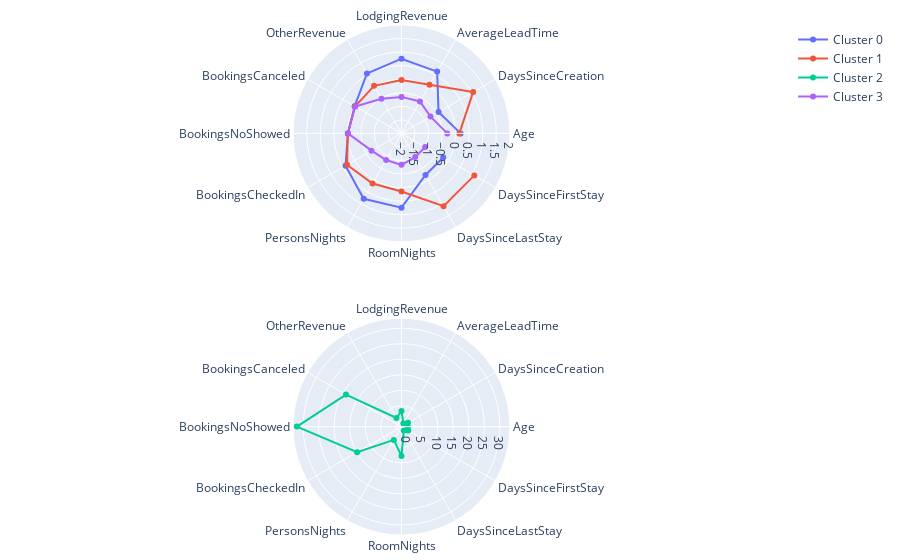

Notebook source saved alongside this figure:
### Markdown cell above
The following code will build to radar charts - one for clusters 0, 1, 3 and the other for cluster 2. I've decided to build separate chart for cluster 2 because this cluster has anomaly big values and due to that chart lines for clusters 0, 1, 3 will be too small to detect any patterns if we will use one common radar chart for all clusters.

### Code cell
from plotly.subplots import make_subplots
import plotly.graph_objects as go

categories = numerical[:-1]

fig = make_subplots(rows=2, cols=1, specs=[[{'type': 'polar'}],
                                           [{'type': 'polar'}]])

fig.add_trace(go.Scatterpolar(
    r=means[categories].loc[0].values,
    theta=categories,
    name='Cluster 0'),
    row=1, col=1)

fig.add_trace(go.Scatterpolar(
    r=means[categories].loc[1].values,
    theta=categories,
    name='Cluster 1'),
    row=1, col=1)

fig.add_trace(go.Scatterpolar(
    r=means[categories].loc[2].values,
    theta=categories,
    name='Cluster 2'),
    row=2, col=1)

fig.add_trace(go.Scatterpolar(
    r=means[categories].loc[3].values,
    theta=categories,
    name='Cluster 3'),
    row=1, col=1)

fig.update_layout(margin=dict(l=25, r=25, t=25, b=25),
  polar=dict(
    radialaxis=dict(
      visible=True,
      range=[-2, 2]
    )),
  showlegend=True
)

fig.show()

### Figure 1 — Plotly figure (JSON) as saved in the notebook; plotly's stock layout.template omitted (floating-point values rounded to 4 significant figures)
{"data": [{"name": "Cluster 0", "r": [0.1828, -0.4206, 0.6317, 0.7562, 0.5514, -0.0023, -0.02146, 0.3848, 0.7902, 0.7415, -0.2267, -0.2228], "subplot": "polar", "theta": ["Age", "DaysSinceCreation", "AverageLeadTime", "LodgingRevenue", "OtherRevenue", "BookingsCanceled", "BookingsNoShowed", "BookingsCheckedIn", "PersonsNights", "RoomNights", "DaysSinceLastStay", "DaysSinceFirstStay"], "type": "scatterpolar"}, {"name": "Cluster 1", "r": [0.134, 1.054, 0.06837, -0.02845, 0.02523, -0.0125, -0.02146, 0.3219, 0.1398, 0.1459, 1.103, 1.101], "subplot": "polar", "theta": ["Age", "DaysSinceCreation", "AverageLeadTime", "LodgingRevenue", "OtherRevenue", "BookingsCanceled", "BookingsNoShowed", "BookingsCheckedIn", "PersonsNights", "RoomNights", "DaysSinceLastStay", "DaysSinceFirstStay"], "type": "scatterpolar"}, {"name": "Cluster 2", "r": [0.315, 0.7177, -0.5012, 3.301, 1.533, 18.96, 32.01, 14.8, 3.228, 7.755, -0.2322, 0.8227], "subplot": "polar2", "theta": ["Age", "DaysSinceCreation", "AverageLeadTime", "LodgingRevenue", "OtherRevenue", "BookingsCanceled", "BookingsNoShowed", "BookingsCheckedIn", "PersonsNights", "RoomNights", "DaysSinceLastStay", "DaysSinceFirstStay"], "type": "scatterpolar"}, {"name": "Cluster 3", "r": [-0.3094, -0.7631, -0.6393, -0.6539, -0.5248, -0.02227, -0.02146, -0.7224, -0.866, -0.8379, -0.988, -0.992], "subplot": "polar", "theta": ["Age", "DaysSinceCreation", "AverageLeadTime", "LodgingRevenue", "OtherRevenue", "BookingsCanceled", "BookingsNoShowed", "BookingsCheckedIn", "PersonsNights", "RoomNights", "DaysSinceLastStay", "DaysSinceFirstStay"], "type": "scatterpolar"}], "layout": {"margin": {"b": 25, "l": 25, "r": 25, "t": 25}, "polar": {"domain": {"x": [0, 1], "y": [0.575, 1]}, "radialaxis": {"range": [-2, 2], "visible": true}}, "polar2": {"domain": {"x": [0, 1], "y": [0, 0.425]}}, "showlegend": true}}
